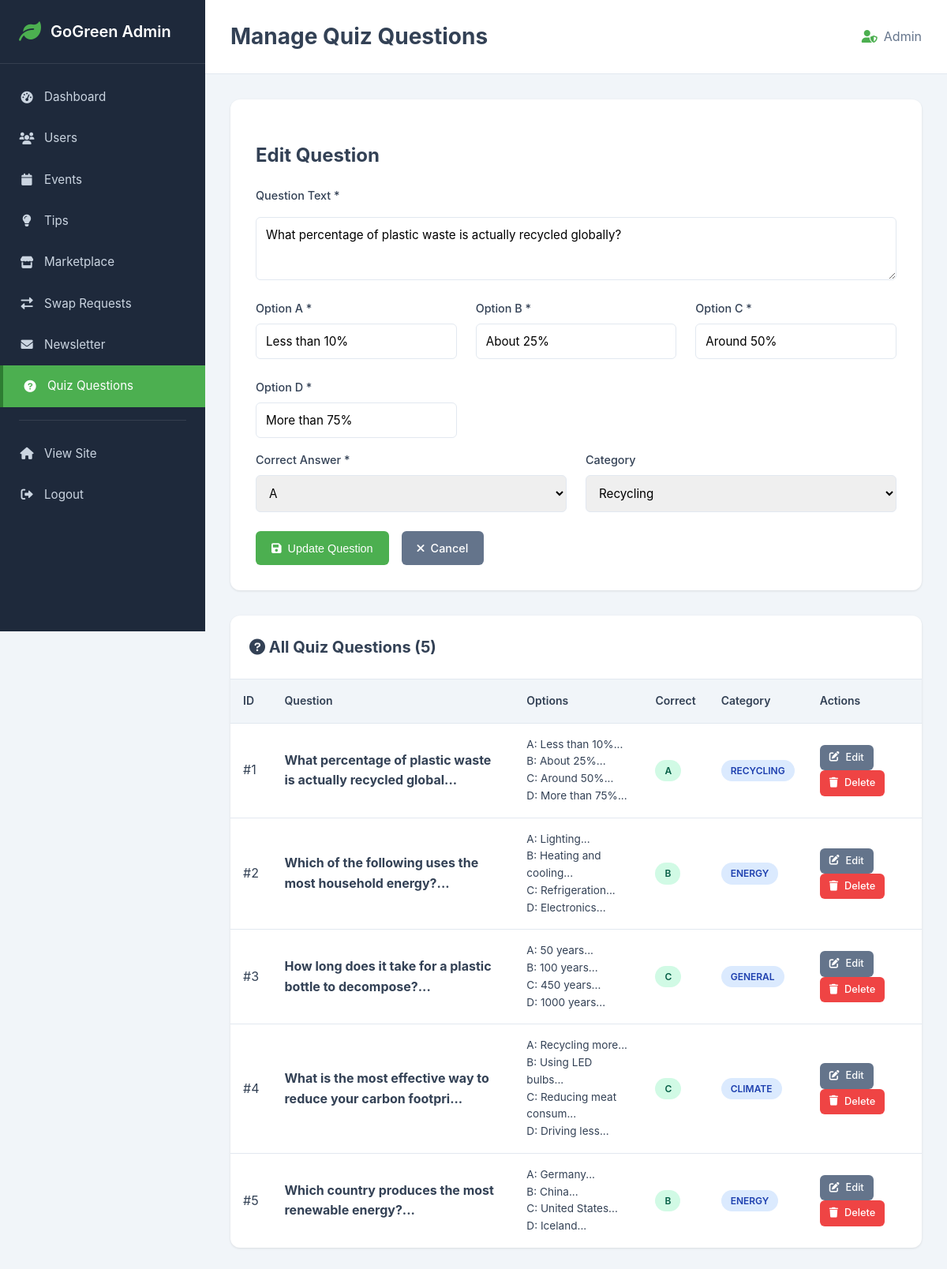
The app's page /main/admin_quiz.php?edit=1 (signed in) with its own data.
### tables this page shows
CREATE TABLE IF NOT EXISTS QUIZ_QUESTION (
    question_id INT AUTO_INCREMENT PRIMARY KEY,
    question_text TEXT NOT NULL,
    option_a VARCHAR(255) NOT NULL,
    option_b VARCHAR(255) NOT NULL,
    option_c VARCHAR(255) NOT NULL,
    option_d VARCHAR(255) NOT NULL,
    correct_answer CHAR(1) NOT NULL CHECK (correct_answer IN ('A', 'B', 'C', 'D')),
    category VARCHAR(50) DEFAULT 'general',
    created_at TIMESTAMP DEFAULT CURRENT_TIMESTAMP
);

### main/admin_quiz.php (the view, shortened to what this page needs)
<?php
include 'db_connection.php';
$questions = $conn->query("SELECT * FROM QUIZ_QUESTION ORDER BY created_at DESC");
$editQuestion = null;
if (isset($_GET['edit'])) {
    $editId = intval($_GET['edit']);
    $editQuestion = $conn->query("SELECT * FROM QUIZ_QUESTION WHERE question_id = $editId")->fetch_assoc();
}
?>
<!DOCTYPE html>
<html lang="en">
<head>
    <link rel="stylesheet" href="../css/styles.css">
    <link rel="stylesheet" href="../css/admin.css">
    <link rel="stylesheet" href="https://cdnjs.cloudflare.com/ajax/libs/font-awesome/6.0.0/css/all.min.css">
</head>
<body class="admin-body">
    <div class="admin-container">
        <?php include 'admin_sidebar.php'; ?>
        <main class="admin-main">
            <header class="admin-header">
                <h1>Manage Quiz Questions</h1>
                <div class="admin-user">
                    <i class="fas fa-user-shield"></i>
                    <span>Admin</span>
                </div>
            </header>
            <div class="admin-content">
                <div class="admin-form">
                    <h2><?php echo $editQuestion ? 'Edit Question' : 'Add New Quiz Question'; ?></h2>
                    <form method="POST" action="">
                        <div class="form-group-admin">
                            <label>Question Text *</label>
                            <textarea name="question_text" required style="min-height: 80px;"><?php echo $editQuestion['question_text'] ?? ''; ?></textarea>
                        </div>
                        <div class="form-grid" style="margin-top: 1rem;">
                            <div class="form-group-admin">
                                <label>Option A *</label>
                                <input type="text" name="option_a" value="<?php echo $editQuestion['option_a'] ?? ''; ?>" required>
                            </div>
                            <div class="form-group-admin">
                                <label>Option B *</label>
                                <input type="text" name="option_b" value="<?php echo $editQuestion['option_b'] ?? ''; ?>" required>
                            </div>
                            <div class="form-group-admin">
                                <label>Option C *</label>
                                <input type="text" name="option_c" value="<?php echo $editQuestion['option_c'] ?? ''; ?>" required>
                            </div>
                            <div class="form-group-admin">
                                <label>Option D *</label>
                                <input type="text" name="option_d" value="<?php echo $editQuestion['option_d'] ?? ''; ?>" required>
                            </div>
                        </div>
                        <div class="form-grid" style="margin-top: 1rem;">
                            <div class="form-group-admin">
                                <label>Correct Answer *</label>
                                <select name="correct_answer" required>
                                    <option value="A" <?php echo ($editQuestion && $editQuestion['correct_answer'] == 'A') ? 'selected' : ''; ?>>A</option>
                                </select>
                            </div>
                            <div class="form-group-admin">
                                <label>Category</label>
                                <select name="category">
                                    <option value="recycling" <?php echo ($editQuestion && $editQuestion['category'] == 'recycling') ? 'selected' : ''; ?>>Recycling</option>
                                </select>
                            </div>
                        </div>
                        <div style="margin-top: 1.5rem; display: flex; gap: 1rem;">
                            <button type="submit" class="btn-admin btn-primary-admin">
                                <i class="fas fa-save"></i>
                                <?php echo $editQuestion ? 'Update Question' : 'Create Question'; ?>
                            </button>
                            <?php if ($editQuestion): ?>
                                <a href="admin_quiz.php" class="btn-admin btn-secondary-admin">
                                    <i class="fas fa-times"></i> Cancel
                                </a>
                            <?php endif; ?>
                        </div>
                    </form>
                </div>
                <div class="admin-table-container" style="margin-top: 2rem;">
                    <div class="admin-table-header">
                        <h2><i class="fas fa-question-circle"></i> All Quiz Questions (<?php echo $questions->num_rows; ?>)</h2>
                    </div>
                    <table class="admin-table">
                        <thead>
                            <tr>
                                <th>ID</th>
                                <th>Question</th>
                                <th>Options</th>
                                <th>Correct</th>
                                <th>Category</th>
                                <th>Actions</th>
                            </tr>
                        </thead>
                        <tbody>
                            <?php while ($question = $questions->fetch_assoc()): ?>
                                <tr>
                                    <td>#<?php echo $question['question_id']; ?></td>
                                    <td>
                                        <strong><?php echo htmlspecialchars(substr($question['question_text'], 0, 60)); ?>...</strong>
                                    </td>
                                    <td style="font-size: 0.85rem;">
                                        <div>A: <?php echo htmlspecialchars(substr($question['option_a'], 0, 20)); ?>...</div>
                                        <div>B: <?php echo htmlspecialchars(substr($question['option_b'], 0, 20)); ?>...</div>
                                        <div>C: <?php echo htmlspecialchars(substr($question['option_c'], 0, 20)); ?>...</div>
                                        <div>D: <?php echo htmlspecialchars(substr($question['option_d'], 0, 20)); ?>...</div>
                                    </td>
                                    <td>
                                        <span class="action-badge" style="background: #d1fae5; color: #065f46;">
                                            <?php echo $question['correct_answer']; ?>
                                        </span>
                                    </td>
                                    <td>
                                        <span class="action-badge" style="background: #dbeafe; color: #1e40af;">
                                            <?php echo ucfirst($question['category']); ?>
                                        </span>
                                    </td>
                                    <td>
                                        <a href="?edit=<?php echo $question['question_id']; ?>" class="btn-admin btn-secondary-admin btn-sm">
                                            <i class="fas fa-edit"></i> Edit
                                        </a>
                                        <a href="?delete=<?php echo $question['question_id']; ?>"
                                           onclick="return confirm('Are you sure you want to delete this question?')"
                                           class="btn-admin btn-danger-admin btn-sm">
                                            <i class="fas fa-trash"></i> Delete
                                        </a>
                                    </td>
                                </tr>
                            <?php endwhile; ?>
                        </tbody>
                    </table>
                </div>
            </div>
        </main>
    </div>
</body>
</html>

### css/styles.css (style rules this page uses)
:root { --primary: #0b8043; --secondary: #2e7d32; --accent: #558b2f; --brown: #795548; --background: #f9fbf9; --card-bg: #ffffff; --text: #2c3e2d; --text-light: #5c6c5d; --muted: #86957d; --border: #e0e5e0; --success: #43a047; --shadow: 0 2px 8px rgba(11, 128, 67, 0.08); }
* { box-sizing: border-box; }
body { font-family: system-ui, Segoe UI, Roboto, Arial, sans-serif; margin: 0; color: var(--text); line-height: 1.6; background-color: var(--background); }
a { color: var(--primary); text-decoration: none; transition: color 0.3s ease; }
body { padding-top: 60px; overflow-x: hidden; }
main { min-height: calc(100vh - 60px - 300px); width: 100%; overflow-x: hidden; }
textarea { width: 100%; padding: 12px; border-radius: 8px; border: 1px solid #ddd; margin: 8px 0; font-size: 1rem; font-family: inherit; }
html, body { overflow-x: hidden; width: 100%; position: relative; }

### css/admin.css (style rules this page uses)
:root { --admin-primary: #4CAF50; --admin-sidebar: #1e293b; --admin-sidebar-hover: #334155; --admin-bg: #f1f5f9; --admin-card: #ffffff; --admin-text: #334155; --admin-text-light: #64748b; --admin-border: #e2e8f0; --admin-shadow: 0 1px 3px rgba(0,0,0,0.1); }
.admin-body { margin: 0; padding: 0; font-family: -apple-system, BlinkMacSystemFont, 'Segoe UI', Roboto, Oxygen, Ubuntu, Cantarell, sans-serif; background: var(--admin-bg); color: var(--admin-text); }
.admin-container { display: flex; min-height: 100vh; }
.admin-main { flex: 1; margin-left: 260px; display: flex; flex-direction: column; }
.admin-header { background: white; padding: 1.5rem 2rem; border-bottom: 1px solid var(--admin-border); display: flex; justify-content: space-between; align-items: center; position: sticky; top: 0; z-index: 100; }
.admin-header h1 { margin: 0; font-size: 1.75rem; color: var(--admin-text); }
.admin-user { display: flex; align-items: center; gap: 0.5rem; color: var(--admin-text-light); }
.admin-user i { color: var(--admin-primary); }
.admin-content { padding: 2rem; flex: 1; }
.action-badge { display: inline-block; padding: 0.25rem 0.75rem; border-radius: 20px; font-size: 0.75rem; font-weight: 600; text-transform: uppercase; }
.admin-table-container { background: var(--admin-card); border-radius: 12px; box-shadow: var(--admin-shadow); overflow: hidden; }
.admin-table-header { padding: 1.5rem; border-bottom: 1px solid var(--admin-border); display: flex; justify-content: space-between; align-items: center; }
.admin-table-header h2 { margin: 0; font-size: 1.25rem; }
.admin-table { width: 100%; border-collapse: collapse; }
.admin-table thead { background: var(--admin-bg); }
.admin-table th { text-align: left; padding: 1rem; font-weight: 600; color: var(--admin-text); font-size: 0.875rem; }
.admin-table td { padding: 1rem; border-top: 1px solid var(--admin-border); }
.btn-admin { padding: 0.625rem 1.25rem; border-radius: 6px; border: none; font-weight: 500; cursor: pointer; text-decoration: none; display: inline-flex; align-items: center; gap: 0.5rem; transition: all 0.2s; font-size: 0.9rem; }
.btn-primary-admin { background: var(--admin-primary); color: white; }
.btn-secondary-admin { background: var(--admin-text-light); color: white; }
.btn-danger-admin { background: #ef4444; color: white; }
.btn-sm { padding: 0.375rem 0.75rem; font-size: 0.8rem; }
.admin-form { background: var(--admin-card); border-radius: 12px; padding: 2rem; box-shadow: var(--admin-shadow); }
.form-grid { display: grid; grid-template-columns: repeat(auto-fit, minmax(250px, 1fr)); gap: 1.5rem; }
.form-group-admin { display: flex; flex-direction: column; gap: 0.5rem; }
.form-group-admin label { font-weight: 500; color: var(--admin-text); font-size: 0.9rem; }
.form-group-admin input, .form-group-admin textarea, .form-group-admin select { padding: 0.75rem; border: 1px solid var(--admin-border); border-radius: 6px; font-size: 0.95rem; font-family: inherit; }
.form-group-admin textarea { min-height: 120px; resize: vertical; }

### records on screen
quiz_question: question_text "What percentage of plastic waste is actually recycled globally?", option_a "Less than 10%", option_b "About 25%", option_c "Around 50%", option_d "More than 75%", correct_answer "A", category "Recycling", question_id "1", question_text "What percentage of plastic waste is actually recycled global", category "RECYCLING"
quiz_question: question_id "2", question_text "Which of the following uses the most household energy?", option_a "Lighting", option_b "Heating and cooling", option_c "Refrigeration", option_d "Electronics", correct_answer "B", category "ENERGY"
quiz_question: question_id "3", question_text "How long does it take for a plastic bottle to decompose?", option_a "50 years", option_b "100 years", option_c "450 years", option_d "1000 years", correct_answer "C", category "GENERAL"
quiz_question: question_id "4", question_text "What is the most effective way to reduce your carbon footpri", option_a "Recycling more", option_b "Using LED bulbs", option_c "Reducing meat consum", option_d "Driving less", correct_answer "C", category "CLIMATE"
quiz_question: question_id "5", question_text "Which country produces the most renewable energy?", option_a "Germany", option_b "China", option_c "United States", option_d "Iceland", correct_answer "B", category "ENERGY"

### other values on screen
$questions->num_rows "5"
